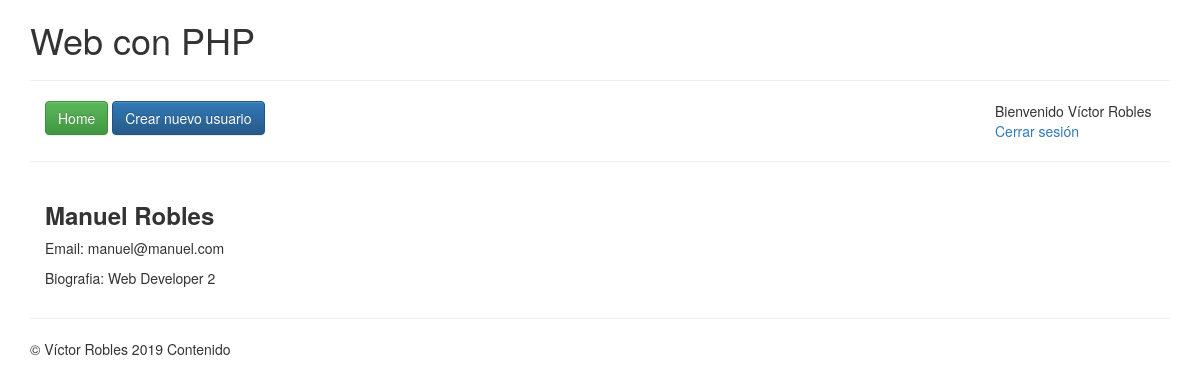
Page /app/ver.php?id=3 (signed in) on the committed database.
### tables this page shows
CREATE TABLE `users` (
  `user_id` int(255) NOT NULL,
  `name` varchar(50) DEFAULT NULL,
  `surname` varchar(255) DEFAULT NULL,
  `bio` text,
  `email` varchar(255) DEFAULT NULL,
  `password` varchar(255) DEFAULT NULL,
  `role` varchar(20) DEFAULT NULL,
  `image` varchar(255) DEFAULT NULL
);

### app/ver.php (the view, shortened to what this page needs)
<?php require_once 'includes/header.php'; ?>
<?php
$id = $_GET["id"];
$user_query = mysqli_query($db, "SELECT * FROM users WHERE user_id = {$id}");
$user = mysqli_fetch_assoc($user_query);
?>
<div class="col-lg-6">
	<h3><strong><?php echo $user["name"]." ".$user["surname"]; ?></strong></h3>
	<p>Email: <?php echo $user["email"]; ?></p>
	<p>Biografia: <?php echo $user["bio"]; ?></p>
</div>
<div class="clearfix"></div>
<?php require_once 'includes/footer.php'; ?>

### rows in the picture
users: name "Manuel", surname "Robles", email "manuel@manuel.com", bio "Web Developer 2"

### other values in the picture
$_SESSION["logged"]["name"] "Víctor"
$_SESSION["logged"]["surname"] "Robles"
$variable "Contenido"
